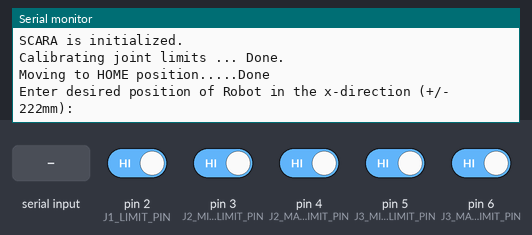
Bench run of a sketch on a simulated Arduino Uno, built with avr-gcc and run on an emulated ATmega328P. Parts: the last lines printed to the serial monitor. The inputs (shaded band) are chosen by the test bench; at power-on: pin 2 (J1_LIMIT_PIN), pin 3 (J2_MIN_LIMIT_PIN), pin 4 (J2_MAX_LIMIT_PIN), pin 5 (J3_MIN_LIMIT_PIN), pin 6 (J3_MAX_LIMIT_PIN) HIGH.

Above: at 1.4 s.
1.5 s: "90,45\n" received over Serial
At 2.57 s:
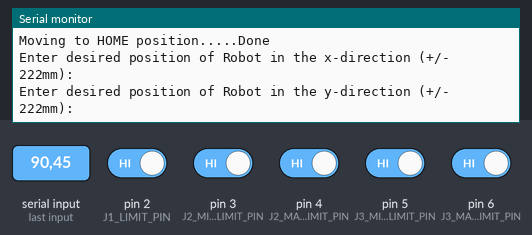
4.0 s: "30,150\n" received over Serial
At 5.3 s:
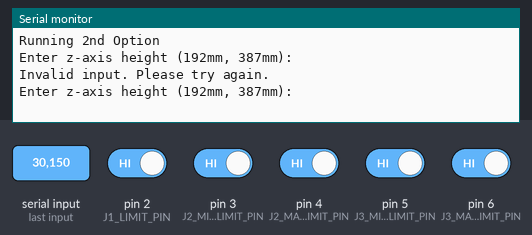
6.2 s: "200\n" received over Serial
At 6.6 s:
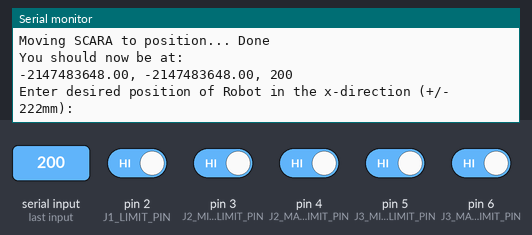
7.7 s: "90,45\n" received over Serial
At 11.1 s:
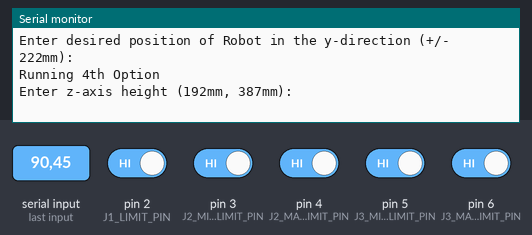

Measured:
- after the input at 1.5 s, the serial monitor: prints a new line after 1.0 s (image 1)
- after the input at 4.0 s, the serial monitor: prints a new line after 0.74 s (image 2)
- after the input at 6.2 s, the serial monitor: prints a new line at once (image 3)
- after the input at 7.7 s, the serial monitor: prints a new line after 0.69 s (image 4)

The sketch:

scara_alpha_v3_inv_kin.ino
```cpp
/*
@file: scara_alpha_v2.ino
@updated: 2025/02/10
@author: Kensei Suzuki & Diego Gomez
@brief: Alpha version 2.0 meant for development. Top level main code for controlling the SCARA robot.
        V2.0 includes a new naming convention as well as modularized and re-usable functions.
            J1 --> Base joint
            J2 --> Z-axis joint
            J3 --> Arm joint
*/
// D.G First Comment

/*
 * vvvvvvvvvvvvvvvvvvvvvvvvvvvvvvvvvvvvvvvvvvvvvvvvvvvvv
 *  LIBRARIES | GLOBALS | OBJECTS | FUNCTION PROTOTYPES
 * ^^^^^^^^^^^^^^^^^^^^^^^^^^^^^^^^^^^^^^^^^^^^^^^^^^^^^
*/
#include <AccelStepper.h>
#include <Servo.h>
#include <math.h>

#define NEMA17_MAX_SPEED 500.0    //steps per second
#define NEMA17_MAX_ACCEL 50.0     //steps per second^2
#define NEMA17_STEPS_PER_REV 200  //steps per one output revolution
#define MICROSTEP_FACTOR 8        //microstepping - increases steps/rev by factor of {2, 4, 8, 16}

// pins
const int J1_DIR_PIN = 12;  //Revolute joint base NEMA stepper motors control pins
const int J1_STEP_PIN = 13;
const int J2_DIR_PIN = 8;  //Prismatic joint z-axis NEMA stepper motors control pins
const int J2_STEP_PIN = 9;
const int J3_DIR_PIN = 10;  //Revolute joint arm NEMA stepper motors control pins
const int J3_STEP_PIN = 11;
const int J2_MAX_LIMIT_PIN = 4;  //limit switch
const int J2_MIN_LIMIT_PIN = 3;
const int J3_MIN_LIMIT_PIN = 5;
const int J3_MAX_LIMIT_PIN = 6;
const int J1_LIMIT_PIN = 2;
const int GRIPPER_PIN = 7;  //gripper servo motor PWM pin

// link lengths (in mm)

const float L1 = 170;
const float L2 = 98.521;
const float range = 268.521;
float theta1, theta2, Xd, Yd;

// globals
int J1_max_step = 0, J1_min_step = 0, J2_max_step = 0, J2_min_step = 0, J3_min_step = 0, J3_max_step = 0;
int user_inputs[3] = { 0, 0, 0 };

//class objects
AccelStepper J1_Stepper(AccelStepper::DRIVER, J1_STEP_PIN, J1_DIR_PIN);
AccelStepper J2_Stepper(AccelStepper::DRIVER, J2_STEP_PIN, J2_DIR_PIN);
AccelStepper J3_Stepper(AccelStepper::DRIVER, J3_STEP_PIN, J3_DIR_PIN);
Servo GripperServo;

//func protos

void inv_kin(int, int);
void calibrateLimits();
void zeroHome();
void moveAxis(AccelStepper, int, int);
int getManualInput(const char *, int, int);
int calculateStep(int, int, int, int, int);
bool nosol = false;

/*
 * vvvvvvvvvvvvvvvvvvvvvvvvvvvvvvvvvvvvvvvvvvvvvvvvvvvvv
 *          SETUP - COMMS, ACTUATORS, SENSORS
 * ^^^^^^^^^^^^^^^^^^^^^^^^^^^^^^^^^^^^^^^^^^^^^^^^^^^^^
*/
void setup() {
  //init comms
  Serial.begin(9600);
  while (!Serial) {}

  //init limit switches
  pinMode(J1_LIMIT_PIN, INPUT_PULLUP);
  pinMode(J2_MAX_LIMIT_PIN, INPUT_PULLUP);
  pinMode(J2_MIN_LIMIT_PIN, INPUT_PULLUP);
  pinMode(J3_MAX_LIMIT_PIN, INPUT_PULLUP);
  pinMode(J3_MIN_LIMIT_PIN, INPUT_PULLUP);

  //setup stepper motors
  J1_Stepper.setMaxSpeed(NEMA17_MAX_SPEED);
  J1_Stepper.setAcceleration(NEMA17_MAX_ACCEL);
  J1_Stepper.setSpeed(0);
  J2_Stepper.setMaxSpeed(NEMA17_MAX_SPEED);
  J2_Stepper.setAcceleration(NEMA17_MAX_ACCEL);
  J2_Stepper.setSpeed(0);
  J3_Stepper.setAcceleration(NEMA17_MAX_ACCEL);
  J3_Stepper.setMaxSpeed(NEMA17_MAX_SPEED);
  J3_Stepper.setSpeed(0);

  delay(250);
  Serial.println("SCARA is initialized.");

  calibrateLimits();
  zeroHome();
}  //end of setup()

/*
 * vvvvvvvvvvvvvvvvvvvvvvvvvvvvvvvvvvvvvvvvvvvvvvvvvvvvv
 *                    LOOP FUNCTION
 * ^^^^^^^^^^^^^^^^^^^^^^^^^^^^^^^^^^^^^^^^^^^^^^^^^^^^^
*/
void loop() {
  nosol = false; // resetting flag
  // Serial.println(nosol);                                                                                          // Set boolean flag for theta2 check
  int X_pos = getManualInput("Enter desired position of Robot in the x-direction (+/- 222mm): ", -range, range);  // Calls user to enter position of Robot in x-direction
  delay(1000);
  int Y_pos = getManualInput("Enter desired position of Robot in the y-direction (+/- 222mm): ", -range, range);  // Calls user to enter position of Robot in y-direction
  inv_kin(X_pos, Y_pos);                                                                                          // calls function to calculate angles required to reach desired position
  // Serial.println(nosol);

  if (nosol == true) { // if flag goes off, then program will output there is no solution available
    Serial.println("Sorry! No Solution Exists to Get to Desired Position");
    loop();
  }

  else {
    int J2_position = getManualInput("Enter z-axis height (192mm, 387mm): ", 192, 387);  // asks user to enter desired height of robot in z-dir3ection
    // Serial.println(theta1 * (180 / PI));
    // Serial.println(theta2 * (180 / PI));
    Xd = round(L1 * (cos(theta1)) + L2 * cos(theta1 + theta2));
    Yd = round(L1 * (sin(theta1)) + L2 * sin(theta1 + theta2));
    int J1_step = calculateStep(theta1, -360, 360, J1_min_step, J1_max_step);  // calculates steps needed to get to desired angles
    int J2_step = calculateStep(J2_position, 192, 387, J2_min_step, J2_max_step);
    int J3_step = calculateStep(theta2, -125, 125, J3_min_step, J3_max_step);
    Serial.print("Moving SCARA to position... ");
    moveAxis(J1_Stepper, J1_step, 1);
    moveAxis(J2_Stepper, J2_step, 1);
    moveAxis(J3_Stepper, J3_step, 1);
    Serial.println("Done");
    Serial.println("You should now be at: ");
    Serial.print(Xd);
    Serial.print(", ");
    Serial.print(Yd);
    Serial.print(", ");
    Serial.print(J2_position);
    Serial.println();
  }
}

/*
 * vvvvvvvvvvvvvvvvvvvvvvvvvvvvvvvvvvvvvvvvvvvvvvvvvvvvv
 *                USER-DEFINED FUNCTIONS
 * ^^^^^^^^^^^^^^^^^^^^^^^^^^^^^^^^^^^^^^^^^^^^^^^^^^^^^
*/

void calibrateLimits() {

  // Determines step count for joint limits using hinge limit switches.

  Serial.print("Calibrating joint limits ... ");

  J1_Stepper.setSpeed(NEMA17_MAX_SPEED);
  while (digitalRead(J1_LIMIT_PIN) == LOW) {  //J1 max - base (revolute)
    J1_Stepper.runSpeed();
  }
  J1_max_step = J1_Stepper.currentPosition();

  J1_Stepper.setSpeed(-NEMA17_MAX_SPEED);
  while (digitalRead(J1_LIMIT_PIN) == LOW) {  //J1 min - base (revolute)
    J1_Stepper.runSpeed();
  }
  J1_min_step = J1_Stepper.currentPosition();

  J2_Stepper.setSpeed(NEMA17_MAX_SPEED);
  while (digitalRead(J2_MAX_LIMIT_PIN) == LOW) {  //J2 max - z-axis (prismatic)
    J2_Stepper.runSpeed();
  }
  J2_max_step = J2_Stepper.currentPosition();

  J2_Stepper.setSpeed(-NEMA17_MAX_SPEED);
  while (digitalRead(J2_MIN_LIMIT_PIN) == LOW) {  //J2 min - z-axis (prismatic)
    J2_Stepper.runSpeed();
  }
  J2_min_step = J2_Stepper.currentPosition();

  J3_Stepper.setSpeed(NEMA17_MAX_SPEED);
  while (digitalRead(J3_MAX_LIMIT_PIN) == LOW) {  //J3 max - arm (revolute)
    J3_Stepper.runSpeed();
  }
  J3_max_step = J3_Stepper.currentPosition();

  J3_Stepper.setSpeed(-NEMA17_MAX_SPEED);
  while (digitalRead(J3_MIN_LIMIT_PIN) == LOW) {  //J3 min - arm (revolute)
    J3_Stepper.runSpeed();
  }
  J3_min_step = J3_Stepper.currentPosition();

  Serial.println("Done.");
}  //end of calibrateLimits()

void zeroHome() {

  // Moves the SCARA to a home or zero position. HOME is defined as the all joints at a middle position away from any self-collisions.


  Serial.print("Moving to HOME position.....");
  int J1_home = floor((abs(J1_max_step) + abs(J1_min_step)) / 2);
  int J2_home = floor((abs(J2_max_step) + abs(J2_min_step)) / 2);
  int J3_home = floor((abs(J3_max_step) + abs(J3_min_step)) / 2);

  J1_Stepper.setSpeed(NEMA17_MAX_SPEED);
  J2_Stepper.setSpeed(NEMA17_MAX_SPEED);
  J3_Stepper.setSpeed(NEMA17_MAX_SPEED);

  J1_Stepper.moveTo(J1_home);
  J2_Stepper.moveTo(J2_home);
  J3_Stepper.moveTo(J3_home);

  while (J1_Stepper.distanceToGo() != 0 || J2_Stepper.distanceToGo() != 0 || J3_Stepper.distanceToGo() != 0) {
    J1_Stepper.run();
    J2_Stepper.run();
    J3_Stepper.run();
  }

  Serial.println("Done");
}  //end of zeroHome()

void moveAxis(AccelStepper joint, int stp, int speed_reduction) {
  int d = 1;
  joint.currentPosition() > stp ? d = 1 : d = -1;
  joint.setSpeed(d * NEMA17_MAX_SPEED / speed_reduction);
  joint.moveTo(stp);
  while (joint.distanceToGo() != 0) {
    Serial.println("moving?");
    joint.run();
  }
}  //end of moveAxis()

int getManualInput(const char *prompt, int minVal, int maxVal) {
  int input;

  do {
    Serial.println(prompt);
    while (!Serial.available()) {}
    input = Serial.parseInt();
    if (input < minVal || input > maxVal) {
      Serial.println("Invalid input. Please try again.");
    }
  } while (input < minVal || input > maxVal);

  return input;
}  //end of getManualInput();

int calculateStep(int input, int minInput, int maxInput, int minStep, int maxStep) {
  return map(input, minInput, maxInput, minStep, maxStep);
}  //end of calculateStep()

void inv_kin(int x, int y) {
  theta2 = acos((pow(x, 2) + pow(y, 2) - pow(L1, 2) - pow(L2, 2)) / (2 * L1 * L2));  // calculates theta2 using trig functions

  // Depending on quadrant where desired robot location is located, inverse kineamtics function adjusts theta1 & theta2
  // First Quadrant
  if (x > 0 && y > 0) {
    Serial.println("Running 1st Option");
    theta1 = PI / 2 + (atan2(y, (x)) - atan2((L1 + L2 * (cos(theta2))), L2 * (sin(theta2))));
    theta2 = -theta2;
    Serial.println(theta1 * (180 / PI));
    Serial.println(theta2 * (180 / PI));
  }

  // 2nd Quadrant (if(x) <= 0 && y >= 0)
  // float theta1 = (atan2(y,(x))*180/PI) - (90 - atan2((L1 + L2*(cos(theta2))), L2*(sin(theta2))) * 180/PI);
  if (x <= 0 && y >= 0) {
    Serial.println("Running 2nd Option");
    float theta1 = atan2(y, (x)) - (PI / 2 - atan2((L1 + L2 * (cos(theta2))), L2 * (sin(theta2))));
  }

  // 3rd Quadrant (if(x) <= 0 && y <= 0)
  // float theta1 = (atan2(y,(x)) * 180/PI) - (90 - atan2((L1 + L2*(cos(theta2))), L2*(sin(theta2))) * 180/PI) + 360 ;
  if (x <= 0 && y < 0) {
    Serial.println("Running 3rd Option");
    theta1 = atan2(y, (x)) - (PI / 2 - atan2((L1 + L2 * (cos(theta2))), L2 * (sin(theta2)))) + 2 * PI;
  }

  // 4th Quadrant
  // float theta1 = (atan2(y,(x))*180/PI) - (90 - atan2((L1 + L2*(cos(theta2))), L2*(sin(theta2))) * 180/PI) + 360;
  if (x > 0 && y <= 0) {
    Serial.println("Running 4th Option");
    theta1 = atan2(y, (x)) - (PI / 2 - atan2((L1 + L2 * (cos(theta2))), L2 * (sin(theta2)))) + 2 * PI;
  }

  if (abs(theta2 * (180 / PI)) > 125) { // flag that checks that theta 2 (angle of L2) is less than the allowable limit set by switch
    nosol = true; // if it is greater than, it will set the flag off
  }
}


/* theta1 = PI / 2 - (atan2(y,(x)) - atan2((L1 + L2 * (cos(theta2))), L2 * (sin(theta2))));
    theta2 = -theta2;
    Xd = round(L1 * (cos(theta1)) + L2 * cos(theta1 + theta2));
    Yd = round(L1 * (sin(theta1)) + L2 * sin(theta1 + theta2));
    Serial.println(theta1 * (180 / PI));
    Serial.println(theta2 * (180 / PI));

    Serial.println(Xd);
    Serial.println(Yd);
    if (x) != Xd || y != Yd) {
      Serial.println('A');
      theta2 = -theta2;
      theta1 = PI / 2 + (atan2(y,(x)) - atan2((L1 + L2 * (cos(theta2))), L2 * (sin(theta2))));
      theta2 = -theta2;
      Xd = round(L1 * (cos(theta1)) + L2 * cos(theta1 + theta2));
      Yd = round(L1 * (sin(theta1)) + L2 * sin(theta1 + theta2));
      Serial.println(theta1 * (180 / PI));
      Serial.println(theta2 * (180 / PI));
      Serial.println(Xd);
      Serial.println(Yd);
    } else {
      Serial.println("You have arrived at your desired position");
    }


    theta2 = acos((pow(x), 2) + pow(y, 2) - pow(L1, 2) - pow(L2, 2)) / (2 * L1 * L2));
  // Need to include that if theta2 is greater than limits of L2, to return to Manual Input function

  // First Quadrant
  // float theta1 = 90 - (atan2(y,(x)) - atan2((L1 + L2*(cos(theta2))), L2*(sin(theta2)))) * 180/PI;
  if (x > 0 && y > 0) {
    Serial.println("Running 1st Option");
    theta1 = PI / 2 + (atan2(y,(x)) - atan2((L1 + L2 * (cos(theta2))), L2 * (sin(theta2))));
    theta2 = -theta2;
    Xd = round(L1 * (cos(theta1)) + L2 * cos(theta1 + theta2));
    Yd = round(L1 * (sin(theta1)) + L2 * sin(theta1 + theta2));
    Serial.println(theta1 * (180 / PI));
    Serial.println(theta2 * (180 / PI));
    Serial.println(Xd);
    Serial.println(Yd);
  }

  // 2nd Quadrant (if(x) <= 0 && y >= 0)
  // float theta1 = (atan2(y,(x))*180/PI) - (90 - atan2((L1 + L2*(cos(theta2))), L2*(sin(theta2))) * 180/PI);
  if (x) <= 0 && y >= 0) {
    Serial.println("Running 2nd Option");
    float theta1 = atan2(y,(x)) - (PI / 2 - atan2((L1 + L2 * (cos(theta2))), L2 * (sin(theta2))));

    Xd = round(L1 * (cos(theta1)) + L2 * cos(theta1 + theta2));
    Yd = round(L1 * (sin(theta1)) + L2 * sin(theta1 + theta2));
    Serial.println(theta1 * (180 / PI));
    Serial.println(theta2 * (180 / PI));
    Serial.println(Xd);
    Serial.println(Yd);
  }

  // 3rd Quadrant (if(x) <= 0 && y <= 0)
  // float theta1 = (atan2(y,(x)) * 180/PI) - (90 - atan2((L1 + L2*(cos(theta2))), L2*(sin(theta2))) * 180/PI) + 360 ;
  if (x) <= 0 && y < 0) {
    Serial.println("Running 3rd Option");
    theta1 = atan2(y,(x)) - (PI / 2 - atan2((L1 + L2 * (cos(theta2))), L2 * (sin(theta2)))) + 2 * PI;
    Xd = round(L1 * (cos(theta1)) + L2 * cos(theta1 + theta2));
    Yd = round(L1 * (sin(theta1)) + L2 * sin(theta1 + theta2));
    Serial.println(theta1 * (180 / PI));
    Serial.println(theta2 * (180 / PI));
    Serial.println(Xd);
    Serial.println(Yd);
  }

  // 4th Quadrant
  // float theta1 = (atan2(y,(x))*180/PI) - (90 - atan2((L1 + L2*(cos(theta2))), L2*(sin(theta2))) * 180/PI) + 360;
  if (x) > 0 && y <= 0) {
    Serial.println("Running 4th Option");
    theta1 = atan2(y,(x)) - (PI / 2 - atan2((L1 + L2 * (cos(theta2))), L2 * (sin(theta2)))) + 2 * PI;
    Xd = round(L1 * (cos(theta1)) + L2 * cos(theta1 + theta2));
    Yd = round(L1 * (sin(theta1)) + L2 * sin(theta1 + theta2));
    Serial.println(theta1 * (180 / PI));
    Serial.println(theta2 * (180 / PI));
    Serial.println(Xd);
    Serial.println(Yd);
  }
    */
```
